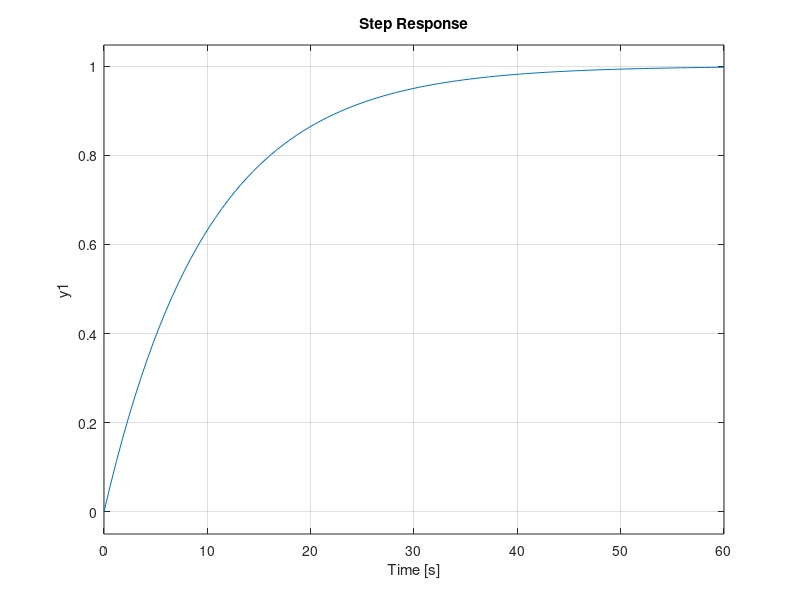

The MATLAB source for this figure: (Note: this script raises an error after producing the figure.)
clc;
clear;
close all;

T1 = [0.5 1 2 5 10];
K = [0.5 1 2];




for i = 1:5
    Fs = tf(1, [T1(i) 1]);
    step(Fs)
end

for j = 1:3
    Fs1(j) = tf(K, [2 3 1]);
end

% figure
% step(Fs1)
% figure
% step(Fs)



